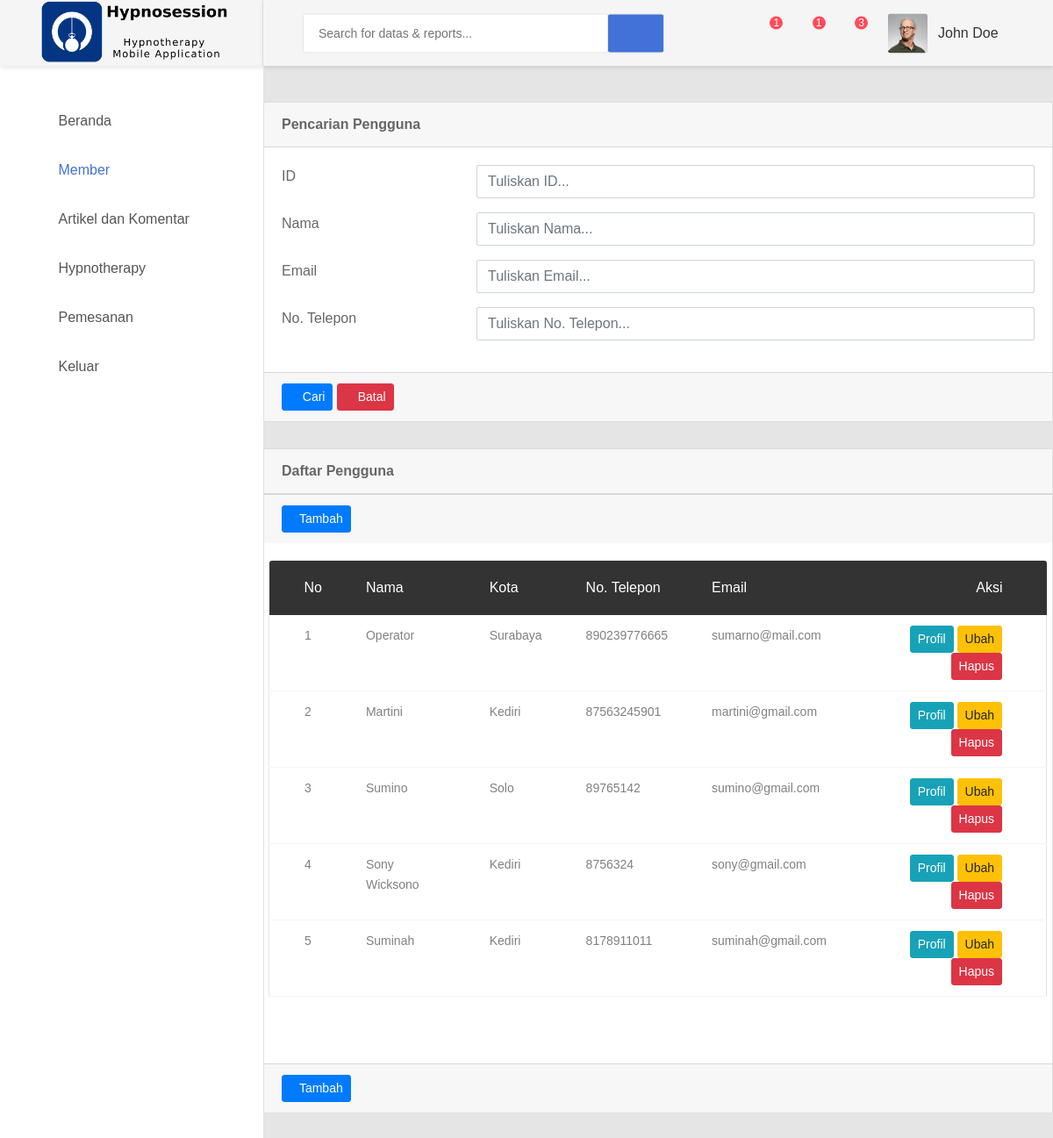
The page /akun/ on the database its author committed.
### akun/models.py (models this page shows, shortened)
class Akun(models.Model):
    nama = models.CharField(max_length=30)
    jenis_kelamin = models.BooleanField(null=True)
    kota_domisili = models.CharField(max_length=30, null=True)
    alamat = models.CharField(max_length=100, null=True)
    tanggal_lahir = models.DateField(null=True)
    tempat_lahir = models.CharField(max_length=30, null=True)
    foto_src = models.TextField(null=True,)
    no_telepon = models.CharField(max_length=16, null=True)
    email = models.EmailField()
    password = models.CharField(max_length=100)
    aktif = models.BooleanField(default=True)
    registrasi = models.DateTimeField(auto_now_add=True)
    aktivasi = models.DateTimeField(auto_now_add=True)
    update = models.DateTimeField(auto_now=True)
    class DaftarStatus(models.TextChoices):
        ADMIN = text('admin')
        STAF = text('staf')
        MEMBER = text('member')
    class Meta:
        db_table = 'akun'
    status = models.CharField(max_length=6,
                              choices=DaftarStatus.choices, default=DaftarStatus.MEMBER)

### akun/views.py (the view)
# urls.py: path('', views.index, name='index'),
def index(request):
    akun = Akun.objects.all()
    context = {
        'akun': akun,
        'view': 'akun',
        'title': 'Member',
    }
    return render(request, 'akun/index.html', context)

### akun/templates/akun/index.html (shortened to what this page needs)
{% extends "base.html" %}
{% block content %}
<div class="card">
    <div class="card-header">
        <strong>Pencarian Pengguna</strong>
    </div>
    <div class="card-body card-block">
        <form action="" method="post" class="form-horizontal">
            <div class="row form-group">
                <div class="col col-md-3">
                    <label for="hf-id" class=" form-control-label">ID</label>
                </div>
                <div class="col-12 col-md-9">
                    <input type="text" id="hf-id" name="hf-id" placeholder="Tuliskan ID..." class="form-control">
                </div>
            </div>
            <div class="row form-group">
                <div class="col col-md-3">
                    <label for="hf-nama" class=" form-control-label">Nama</label>
                </div>
                <div class="col-12 col-md-9">
                    <input type="text" id="hf-nama" name="hf-nama" placeholder="Tuliskan Nama..." class="form-control">
                </div>
            </div>
            <div class="row form-group">
                <div class="col col-md-3">
                    <label for="hf-email" class=" form-control-label">Email</label>
                </div>
                <div class="col-12 col-md-9">
                    <input type="text" id="hf-email" name="hf-email" placeholder="Tuliskan Email..."
                        class="form-control">
                </div>
            </div>
            <div class="row form-group">
                <div class="col col-md-3">
                    <label for="hf-telepon" class=" form-control-label">No. Telepon</label>
                </div>
                <div class="col-12 col-md-9">
                    <input type="text" id="hf-telepon" name="hf-telepon" placeholder="Tuliskan No. Telepon..."
                        class="form-control">
                </div>
            </div>
        </form>
    </div>
    <div class="card-footer">
        <button type="submit" class="btn btn-primary btn-sm">
            <i class="fa fa-search"></i> Cari
        </button>
        <button type="reset" class="btn btn-danger btn-sm">
            <i class="fa fa-ban"></i> Batal
        </button>
    </div>
</div>
<div class="card">
    <div class="card-header">
        <strong>Daftar Pengguna</strong>
    </div>
    <div class="card-footer">
        <a class="btn btn-primary btn-sm" href="/akun/add" role="button">
            <i class="zmdi zmdi-plus"></i>Tambah
        </a>
    </div>
    <div class="card-body card-block">
        <div class="row form-group">
            <div class="table-responsive m-b-40">
                <table class="table table-borderless table-data3">
                    <thead>
                        <tr>
                            <th>No</th>
                            <th>Nama</th>
                            <th>Kota</th>
                            <th>No. Telepon</th>
                            <th>Email</th>
                            <th>Aksi</th>
                        </tr>
                    </thead>
                    <tbody>
                        {% for ak in akun %}
                        <tr>
                            <td>{{ forloop.counter }}</td>
                            <td>{{ ak.nama }}</td>
                            <td>{{ ak.kota_domisili }}</td>
                            <td>{{ ak.no_telepon }}</td>
                            <td>{{ ak.email }}</td>
                            <td>
                                <a class="btn btn-info btn-sm" href="/akun/profile/{{ ak.id }}" role="button">Profil</a>
                                <a class="btn btn-warning btn-sm" href="/akun/edit/{{ ak.id }}" role="button">Ubah</a>
                                <button type="button" class="btn btn-danger btn-sm" id="btn-delete-{{ak.id}}"
                                    data-toggle="modal" data-target="#deletemodal">
                                    Hapus
                                </button>
                            </td>
                        </tr>
                        {% endfor %}
                    </tbody>
                </table>
            </div>
        </div>
    </div>
    <div class="card-footer">
        <a class="btn btn-primary btn-sm" href="/akun/add" role="button">
            <i class="zmdi zmdi-plus"></i>Tambah
        </a>
    </div>
</div>
{% endblock %}

### templates/base.html (shortened to what this page needs)
<!DOCTYPE html>
<html lang="en">
<head>
    {% include "header.html" %}
</head>
<body>
    {% load static %}
    <div class="page-wrapper">
        {% include "sidebar.html" %}
        <div class="page-container">
            <header class="header-desktop">
                <div class="section__content section__content--p30">
                    <div class="container-fluid">
                        <div class="header-wrap">
                            <form class="form-header" action="" method="POST">
                                <input class="au-input au-input--xl" type="text" name="search"
                                    placeholder="Search for datas &amp; reports..." />
                                <button class="au-btn--submit" type="submit">
                                    <i class="zmdi zmdi-search"></i>
                                </button>
                            </form>
                            <div class="header-button">
                                <div class="noti-wrap">
                                    <div class="noti__item js-item-menu">
                                        <i class="zmdi zmdi-comment-more"></i>
                                        <span class="quantity">1</span>
                                    </div>
                                    <div class="noti__item js-item-menu">
                                        <i class="zmdi zmdi-email"></i>
                                        <span class="quantity">1</span>
                                    </div>
                                    <div class="noti__item js-item-menu">
                                        <i class="zmdi zmdi-notifications"></i>
                                        <span class="quantity">3</span>
                                    </div>
                                </div>
                                <div class="account-wrap">
                                    <div class="account-item clearfix js-item-menu">
                                        <div class="image">
                                            <img src="{% static "images/icon/avatar-01.jpg" %}" alt="John Doe" />
                                        </div>
                                        <div class="content">
                                            <a class="js-acc-btn" href="#">john doe</a>
                                        </div>
                                    </div>
                                </div>
                            </div>
                        </div>
                    </div>
                </div>
            </header>
            <div class="main-content">
                {% block content %}
                {% endblock %}
            </div>
        </div>
    </div>
</body>
</html>

### templates/header.html (shortened to what this page needs)
{% load static %}
<link href=" " {% static "css/font-face.css" %}" rel="stylesheet" media="all">
<link href="{% static "vendor/font-awesome-4.7/css/font-awesome.min.css" %}" rel="stylesheet" media="all">
<link href="{% static "vendor/font-awesome-5/css/fontawesome-all.min.css" %}" rel="stylesheet" media="all">
<link href="{% static "vendor/mdi-font/css/material-design-iconic-font.min.css" %}" rel="stylesheet" media="all">
<link href="{% static "vendor/bootstrap-4.1/bootstrap.min.css" %}" rel="stylesheet" media="all">
<link href="{% static "vendor/animsition/animsition.min.css" %}" rel="stylesheet" media="all">
<link href="{% static "vendor/bootstrap-progressbar/bootstrap-progressbar-3.3.4.min.css" %}" rel="stylesheet"
    media="all">
<link href="{% static "vendor/wow/animate.css" %}" rel="stylesheet" media="all">
<link href="{% static "vendor/css-hamburgers/hamburgers.min.css" %}" rel="stylesheet" media="all">
<link href="{% static "vendor/slick/slick.css" %}" rel="stylesheet" media="all">
<link href="{% static "vendor/select2/select2.min.css" %}" rel="stylesheet" media="all">
<link href="{% static "vendor/perfect-scrollbar/perfect-scrollbar.css" %}" rel="stylesheet" media="all">
<link href="{% static "vendor/summernote/summernote.css" %}" rel="stylesheet" media="all">
<link href="{% static "jquery-ui/jquery-ui.css" %}" rel="stylesheet" media="all">
<link href="{% static "jquery-ui/jquery-ui.structure.css" %}" rel="stylesheet" media="all">
<link href="{% static "jquery-ui/jquery-ui.theme.css" %}" rel="stylesheet" media="all">
<link href="{% static "css/theme.css" %}" rel="stylesheet" media="all">

### templates/mobile.html (shortened to what this page needs)
{% load static %}

### templates/sidebar.html
{% load static %}
<aside class="menu-sidebar d-none d-lg-block">
    <div class="logo">
        <a href="#">
            <img src="{% static "images/icon/logo-dashboard.png" %}" alt="Cool Admin" />
        </a>
    </div>
    <div class="menu-sidebar__content js-scrollbar1">
        <nav class="navbar-sidebar">
            <ul class="list-unstyled navbar__list">
                <li {%if view == 'beranda' %}class='active' {%endif%}>
                    <a href="/beranda">
                        <i class="fas fa-home"></i>Beranda</a>
                </li>
                <li {%if view == 'akun' %}class='active' {%endif%}>
                    <a href="/akun">
                        <i class="fas fa-user"></i>Member</a>
                </li>
                <li {%if view == 'artikel' %}class='active' {%endif%}>
                    <a href="/artikel">
                        <i class="fas fa-book"></i>Artikel dan Komentar</a>
                </li>
                <li {%if view == 'hypno' %}class='active' {%endif%}>
                    <a href="/hypno/">
                        <i class="fas fa-leaf"></i>Hypnotherapy</a>
                </li>
                <li {%if view == 'order' %}class='active' {%endif%}>
                    <a href="/order/">
                        <i class="fas fa-shopping-cart"></i>Pemesanan</a>
                </li>
                <li>
                    <a href="/login/out">
                        <i class="fas fa-power-off"></i>Keluar</a>
                </li>
            </ul>
        </nav>
    </div>
</aside>

### templates/footer.html (shortened to what this page needs)
{% load static %}

### rows shown on the page
Akun: nama "Operator", kota_domisili "Surabaya", no_telepon "890239776665", email "sumarno@mail.com"
Akun: nama "Martini", kota_domisili "Kediri", no_telepon "87563245901", email "martini@gmail.com"
Akun: nama "Sumino", kota_domisili "Solo", no_telepon "89765142", email "sumino@gmail.com"
Akun: nama "Sony Wicksono", kota_domisili "Kediri", no_telepon "8756324", email "sony@gmail.com"
Akun: nama "Suminah", kota_domisili "Kediri", no_telepon "8178911011", email "suminah@gmail.com"
